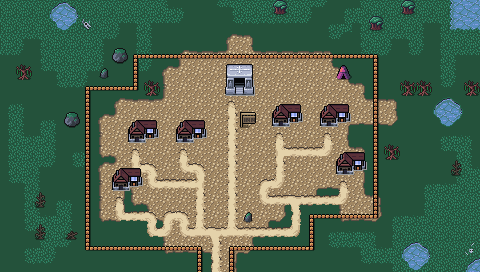

Rendered tile map (Tiled .tmx) drawn with the repository's tilesets; below, a short description and the map source with its tile grids summarised:
An orthogonal 30x17 tile map with 16x16 px tiles, 4 tile layers (Background, Ground, Foreground, AboveSprites), 2 tilesets and 9 objects.

<map version="1.10" tiledversion="1.10.1" orientation="orthogonal" renderorder="right-down" width="30" height="17" tilewidth="16" tileheight="16" infinite="0" nextlayerid="6" nextobjectid="49">
 <editorsettings>
  <export target="wastetown..tmx" format="tmx" />
 </editorsettings>
 <tileset firstgid="1" source="../tileset/main.tsx" />
 <tileset firstgid="10113" source="../tileset/buildings.tsx" />
 <layer id="1" name="Background" width="30" height="17">
  <data>[510 cells, 510 non-empty, 1 distinct tile ids]</data>
 </layer>
 <layer id="2" name="Ground" width="30" height="17">
  <data>[510 cells, 398 non-empty, 43 distinct tile ids]</data>
 </layer>
 <layer id="3" name="Foreground" width="30" height="17">
  <properties>
   <property name="spriteLayer" type="bool" value="true" />
  </properties>
  <data>[510 cells, 138 non-empty, 26 distinct tile ids]</data>
 </layer>
 <layer id="5" name="AboveSprites" width="30" height="17">
  <data>[510 cells, 22 non-empty, 10 distinct tile ids]</data>
 </layer>
 <objectgroup id="4" name="Objects">
  <object id="38" template="../obj/entry_up.tx" x="208" y="272" />
  <object id="41" template="../obj/shop.tx" x="129" y="146">
   <properties>
    <property name="shopList" value="Instant,Creature,Black,Dimir,Rakdos,Orzhov,Golgari,Zombie,Horror" />
   </properties>
  </object>
  <object id="42" template="../obj/shop.tx" x="177" y="145">
   <properties>
    <property name="shopList" value="Instant,Creature,Black,Dimir,Rakdos,Orzhov,Golgari,Zombie,Horror" />
   </properties>
  </object>
  <object id="43" template="../obj/shop.tx" x="321" y="129">
   <properties>
    <property name="shopList" value="Instant,Creature,Black,Dimir,Rakdos,Orzhov,Golgari,Zombie,Horror" />
   </properties>
  </object>
  <object id="44" template="../obj/shop.tx" x="114" y="194">
   <properties>
    <property name="shopList" value="Instant,Creature,Black,Dimir,Rakdos,Orzhov,Golgari,Zombie,Horror" />
   </properties>
  </object>
  <object id="45" template="../obj/shop.tx" x="273" y="130">
   <properties>
    <property name="shopList" value="Instant,Creature,Black,Dimir,Rakdos,Orzhov,Golgari,Zombie,Horror" />
   </properties>
  </object>
  <object id="46" template="../obj/shop.tx" x="337" y="177">
   <properties>
    <property name="shopList" value="Instant,Creature,Black,Dimir,Rakdos,Orzhov,Golgari,Zombie,Horror" />
   </properties>
  </object>
  <object id="47" template="../obj/inn.tx" x="230" y="98" />
  <object id="48" template="../obj/shop.tx" x="336" y="80">
   <properties>
    <property name="shopList" value="Swamp" />
   </properties>
  </object>
 </objectgroup>
</map>
